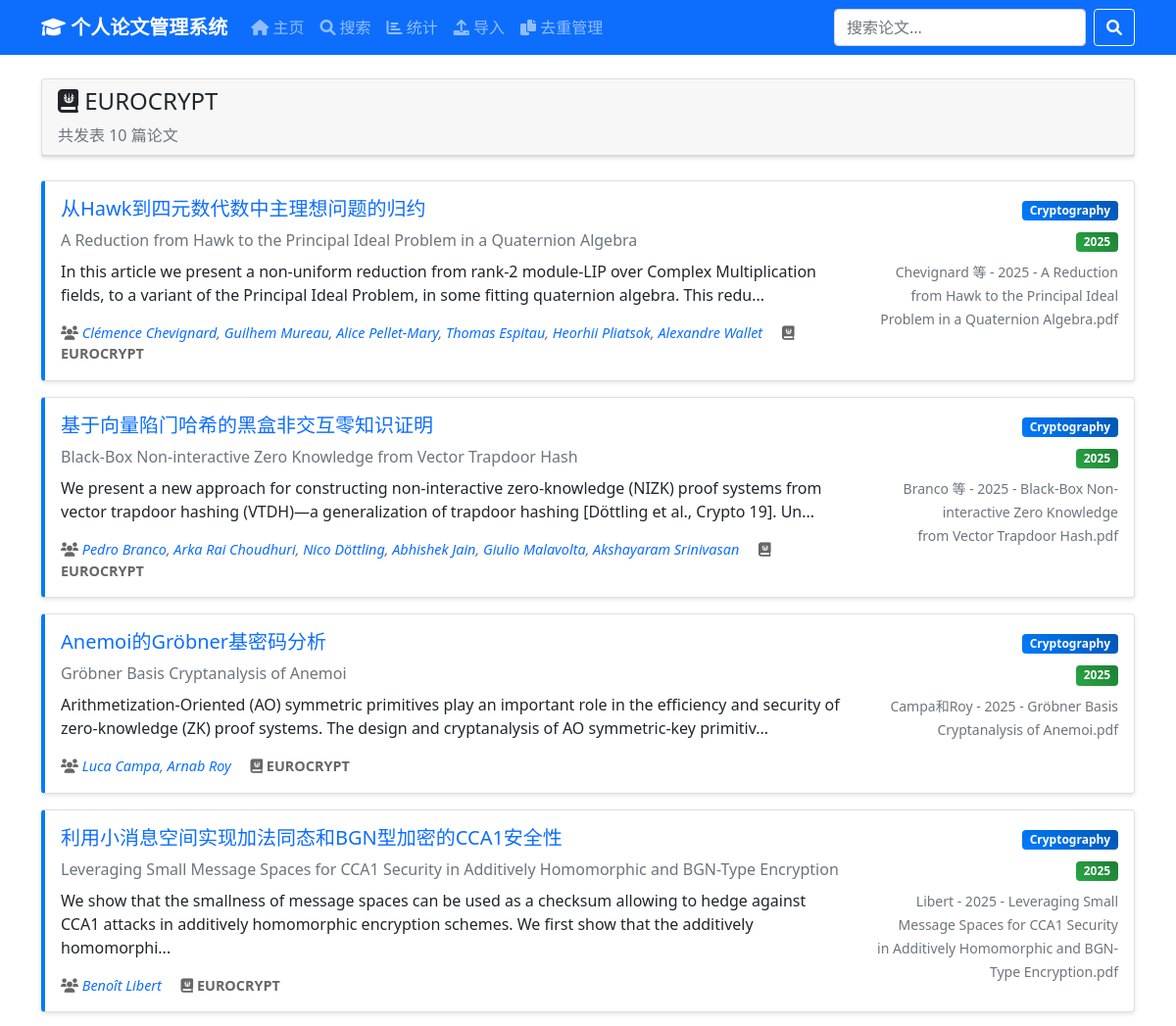
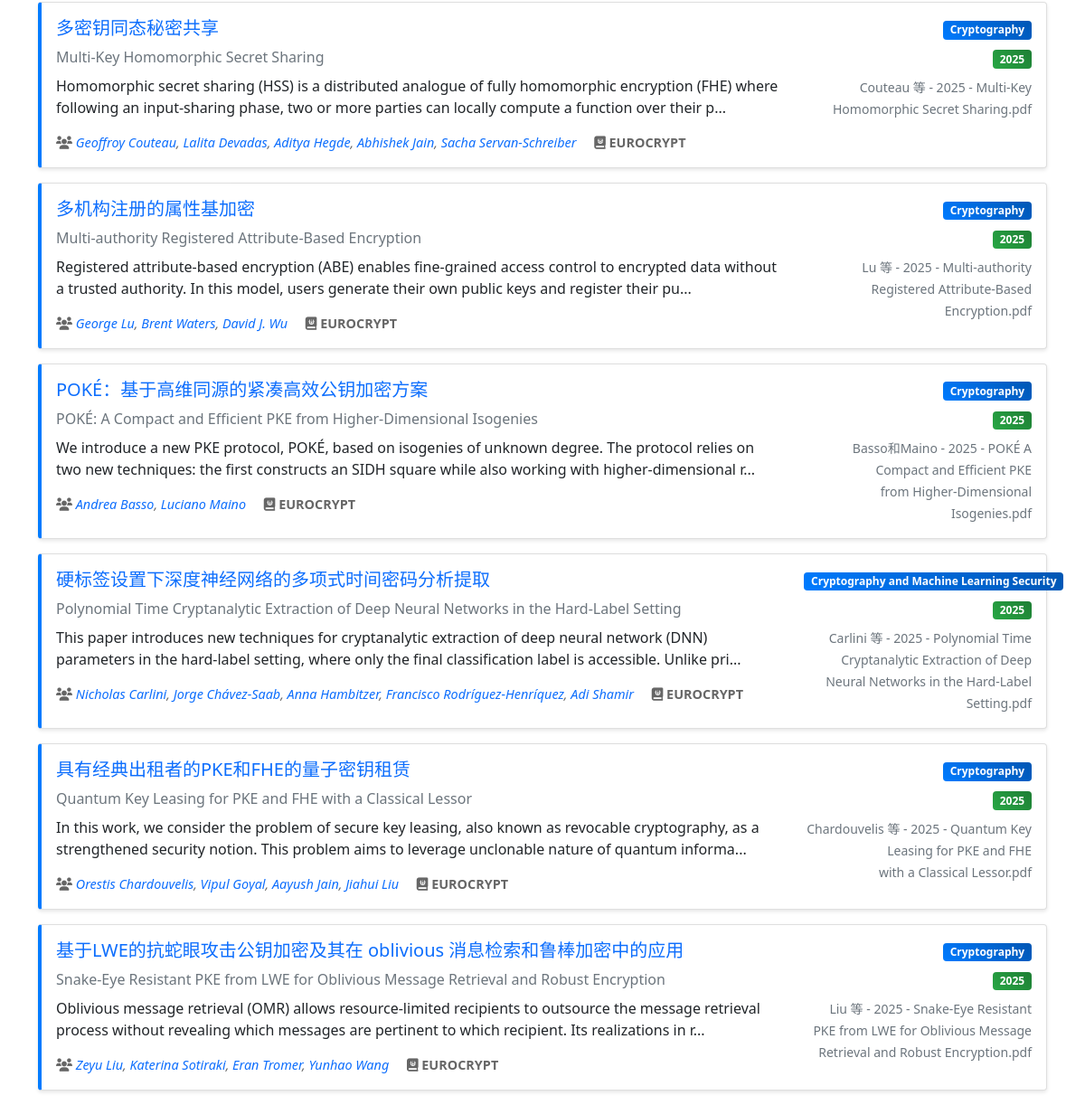
Screenshot of /venue/EUROCRYPT with the database file from the repository (2 pictures, top to bottom).
### tables this page shows
CREATE TABLE papers (
                id INTEGER PRIMARY KEY AUTOINCREMENT,
                file_name TEXT NOT NULL,
                title_cn TEXT,
                title_en TEXT,
                category TEXT,
                topics TEXT,  -- JSON格式存储
                keywords TEXT,  -- JSON格式存储
                abstract TEXT,
                methodology TEXT,
                conclusion TEXT,
                authors TEXT,  -- JSON格式存储
                publication_year INTEGER,
                venue TEXT,
                doi TEXT,
                bibtex_citation TEXT,
                analysis TEXT,  -- JSON格式存储完整分析
                json_path TEXT NOT NULL,
                created_at TIMESTAMP DEFAULT CURRENT_TIMESTAMP,
                updated_at TIMESTAMP DEFAULT CURRENT_TIMESTAMP
            );

### paper-management-system/paper_manager.py (the view)
@app.route('/venue/<venue_name>')
def venue_papers(venue_name):
    page = int(request.args.get('page', 1))
    per_page = int(request.args.get('per_page', 20))
    offset = (page - 1) * per_page
    papers, total_count = paper_manager.get_papers_by_venue(
        venue_name=venue_name,
        limit=per_page,
        offset=offset
    )
    total_pages = (total_count + per_page - 1) // per_page
    return render_template('venue_papers.html',
                         papers=papers,
                         total_count=total_count,
                         page=page,
                         total_pages=total_pages,
                         venue_name=venue_name)

### paper-management-system/paper_manager.py (called while the page is built)
    def get_papers_by_venue(self, venue_name, limit=50, offset=0):
        conn = sqlite3.connect(self.db_path)
        conn.row_factory = sqlite3.Row
        cursor = conn.cursor()
        cursor.execute('''
            SELECT COUNT(*) FROM papers
            WHERE venue = ?
        ''', (venue_name,))
        total_count = cursor.fetchone()[0]
        cursor.execute('''
            SELECT * FROM papers
            WHERE venue = ?
            ORDER BY publication_year DESC, title_en
            LIMIT ? OFFSET ?
        ''', (venue_name, limit, offset))
        papers = [dict(row) for row in cursor.fetchall()]
        for paper in papers:
            try:
                paper['authors_list'] = json.loads(paper['authors']) if paper['authors'] else []
            except:
                paper['authors_list'] = []
        conn.close()
        return papers, total_count

### paper-management-system/templates/venue_papers.html (shortened to what this page needs)
{% extends "base.html" %}
{% block content %}
<div class="row">
    <div class="col-md-12">
        <div class="card mb-4">
            <div class="card-header">
                <h4><i class="fas fa-journal-whills"></i> {{ venue_name }}</h4>
                <p class="mb-0 text-muted">共发表 {{ total_count }} 篇论文</p>
            </div>
        </div>
    </div>
</div>
<div class="row">
    <div class="col-md-12">
        {% if papers %}
            {% for paper in papers %}
                <div class="card paper-card mb-3">
                    <div class="card-body">
                        <div class="row">
                            <div class="col-md-9">
                                <h5 class="card-title">
                                    <a href="{{ url_for('paper_detail', paper_id=paper.id) }}" class="text-decoration-none">
                                        {{ paper.title_cn or paper.title_en or paper.file_name }}
                                    </a>
                                </h5>
                                {% if paper.title_cn and paper.title_en %}
                                    <p class="text-muted mb-2">{{ paper.title_en }}</p>
                                {% endif %}
                                {% if paper.abstract %}
                                    <p class="card-text">{{ paper.abstract[:200] }}{% if paper.abstract|length > 200 %}...{% endif %}</p>
                                {% endif %}
                                <div class="paper-meta">
                                    {% if paper.authors_list %}
                                        <span class="author-list">
                                            <i class="fas fa-users"></i>
                                            {% for author in paper.authors_list %}
                                                <a href="{{ url_for('author_papers', author_name=author) }}"
                                                   class="text-decoration-none author-link">{{ author }}</a>{% if not loop.last %}, {% endif %}
                                            {% endfor %}
                                        </span>
                                    {% endif %}
                                    <span class="ms-3">
                                        <i class="fas fa-journal-whills"></i>
                                        <strong>{{ venue_name }}</strong>
                                    </span>
                                </div>
                            </div>
                            <div class="col-md-3 text-end">
                                {% if paper.category %}
                                    <span class="badge badge-category mb-2">{{ paper.category }}</span><br>
                                {% endif %}
                                {% if paper.publication_year %}
                                    <span class="badge badge-year mb-2">{{ paper.publication_year }}</span><br>
                                {% endif %}
                                <small class="text-muted">{{ paper.file_name }}</small>
                            </div>
                        </div>
                    </div>
                </div>
            {% endfor %}
        {% else %}
            <div class="text-center py-5">
                <i class="fas fa-journal-whills fa-3x text-muted mb-3"></i>
                <h4 class="text-muted">没有找到该期刊的论文</h4>
                <p class="text-muted">请检查期刊名称是否正确</p>
            </div>
        {% endif %}
    </div>
</div>
{% endblock %}

### paper-management-system/templates/base.html (style rules this page uses)
.card { box-shadow: 0 2px 4px rgba(0,0,0,0.1); transition: box-shadow 0.3s; }
.paper-card { border-left: 4px solid #007bff; }
.badge-category { background: linear-gradient(45deg, #007bff, #0056b3); }
.badge-year { background: linear-gradient(45deg, #28a745, #1e7e34); }
.paper-meta { font-size: 0.9rem; color: #666; }
.author-list { font-style: italic; }

### rows the page displays
papers: title_cn "从Hawk到四元数代数中主理想问题的归约", title_en "A Reduction from Hawk to the Principal Ideal Problem in a Quaternion Algebra", abstract "In this article we present a non-uniform reduction from rank-2 module-LIP over Complex Multiplication fields, to a variant of the Principal Ideal Problem, in some fitting quaternion algebra. This redu", authors_list "Clémence Chevignard" "Guilhem Mureau" "Alice Pellet-Mary" "Thomas Espitau" "Heorhii Pliatsok" "Alexandre Wallet", venue "EUROCRYPT", category "Cryptography", publication_year "2025", file_name "Chevignard 等 - 2025 - A Reduction from Hawk to the Principal Ideal Problem in a Quaternion Algebra.pdf"
papers: title_cn "基于向量陷门哈希的黑盒非交互零知识证明", title_en "Black-Box Non-interactive Zero Knowledge from Vector Trapdoor Hash", abstract "We present a new approach for constructing non-interactive zero-knowledge (NIZK) proof systems from vector trapdoor hashing (VTDH)—a generalization of trapdoor hashing [Döttling et al., Crypto 19]. Un", authors_list "Pedro Branco" "Arka Rai Choudhuri" "Nico Döttling" "Abhishek Jain" "Giulio Malavolta" "Akshayaram Srinivasan", venue "EUROCRYPT", category "Cryptography", publication_year "2025", file_name "Branco 等 - 2025 - Black-Box Non-interactive Zero Knowledge from Vector Trapdoor Hash.pdf"
papers: title_cn "Anemoi的Gröbner基密码分析", title_en "Gröbner Basis Cryptanalysis of Anemoi", abstract "Arithmetization-Oriented (AO) symmetric primitives play an important role in the efficiency and security of zero-knowledge (ZK) proof systems. The design and cryptanalysis of AO symmetric-key primitiv", authors_list "Luca Campa" "Arnab Roy", venue "EUROCRYPT", category "Cryptography", publication_year "2025", file_name "Campa和Roy - 2025 - Gröbner Basis Cryptanalysis of Anemoi.pdf"
papers: title_cn "利用小消息空间实现加法同态和BGN型加密的CCA1安全性", title_en "Leveraging Small Message Spaces for CCA1 Security in Additively Homomorphic and BGN-Type Encryption", abstract "We show that the smallness of message spaces can be used as a checksum allowing to hedge against CCA1 attacks in additively homomorphic encryption schemes. We first show that the additively homomorphi", authors_list "Benoît Libert", venue "EUROCRYPT", category "Cryptography", publication_year "2025", file_name "Libert - 2025 - Leveraging Small Message Spaces for CCA1 Security in Additively Homomorphic and BGN-Type Encryption.pdf"
papers: title_cn "多密钥同态秘密共享", title_en "Multi-Key Homomorphic Secret Sharing", abstract "Homomorphic secret sharing (HSS) is a distributed analogue of fully homomorphic encryption (FHE) where following an input-sharing phase, two or more parties can locally compute a function over their p", authors_list "Geoffroy Couteau" "Lalita Devadas" "Aditya Hegde" "Abhishek Jain" "Sacha Servan-Schreiber", venue "EUROCRYPT", category "Cryptography", publication_year "2025", file_name "Couteau 等 - 2025 - Multi-Key Homomorphic Secret Sharing.pdf"
papers: title_cn "多机构注册的属性基加密", title_en "Multi-authority Registered Attribute-Based Encryption", abstract "Registered attribute-based encryption (ABE) enables fine-grained access control to encrypted data without a trusted authority. In this model, users generate their own public keys and register their pu", authors_list "George Lu" "Brent Waters" "David J. Wu", venue "EUROCRYPT", category "Cryptography", publication_year "2025", file_name "Lu 等 - 2025 - Multi-authority Registered Attribute-Based Encryption.pdf"
papers: title_cn "POKÉ：基于高维同源的紧凑高效公钥加密方案", title_en "POKÉ: A Compact and Efficient PKE from Higher-Dimensional Isogenies", abstract "We introduce a new PKE protocol, POKÉ, based on isogenies of unknown degree. The protocol relies on two new techniques: the first constructs an SIDH square while also working with higher-dimensional r", authors_list "Andrea Basso" "Luciano Maino", venue "EUROCRYPT", category "Cryptography", publication_year "2025", file_name "Basso和Maino - 2025 - POKÉ A Compact and Efficient PKE from Higher-Dimensional Isogenies.pdf"
papers: title_cn "硬标签设置下深度神经网络的多项式时间密码分析提取", title_en "Polynomial Time Cryptanalytic Extraction of Deep Neural Networks in the Hard-Label Setting", abstract "This paper introduces new techniques for cryptanalytic extraction of deep neural network (DNN) parameters in the hard-label setting, where only the final classification label is accessible. Unlike pri", authors_list "Nicholas Carlini" "Jorge Chávez-Saab" "Anna Hambitzer" "Francisco Rodríguez-Henríquez" "Adi Shamir", venue "EUROCRYPT", category "Cryptography and Machine Learning Security", publication_year "2025", file_name "Carlini 等 - 2025 - Polynomial Time Cryptanalytic Extraction of Deep Neural Networks in the Hard-Label Setting.pdf"
papers: title_cn "具有经典出租者的PKE和FHE的量子密钥租赁", title_en "Quantum Key Leasing for PKE and FHE with a Classical Lessor", abstract "In this work, we consider the problem of secure key leasing, also known as revocable cryptography, as a strengthened security notion. This problem aims to leverage unclonable nature of quantum informa", authors_list "Orestis Chardouvelis" "Vipul Goyal" "Aayush Jain" "Jiahui Liu", venue "EUROCRYPT", category "Cryptography", publication_year "2025", file_name "Chardouvelis 等 - 2025 - Quantum Key Leasing for PKE and FHE with a Classical Lessor.pdf"
papers: title_cn "基于LWE的抗蛇眼攻击公钥加密及其在 oblivious 消息检索和鲁棒加密中的应用", title_en "Snake-Eye Resistant PKE from LWE for Oblivious Message Retrieval and Robust Encryption", abstract "Oblivious message retrieval (OMR) allows resource-limited recipients to outsource the message retrieval process without revealing which messages are pertinent to which recipient. Its realizations in r", authors_list "Zeyu Liu" "Katerina Sotiraki" "Eran Tromer" "Yunhao Wang", venue "EUROCRYPT", category "Cryptography", publication_year "2025", file_name "Liu 等 - 2025 - Snake-Eye Resistant PKE from LWE for Oblivious Message Retrieval and Robust Encryption.pdf"

### other values shown
{{ venue_name }} "EUROCRYPT"
{{ total_count }} "10"
